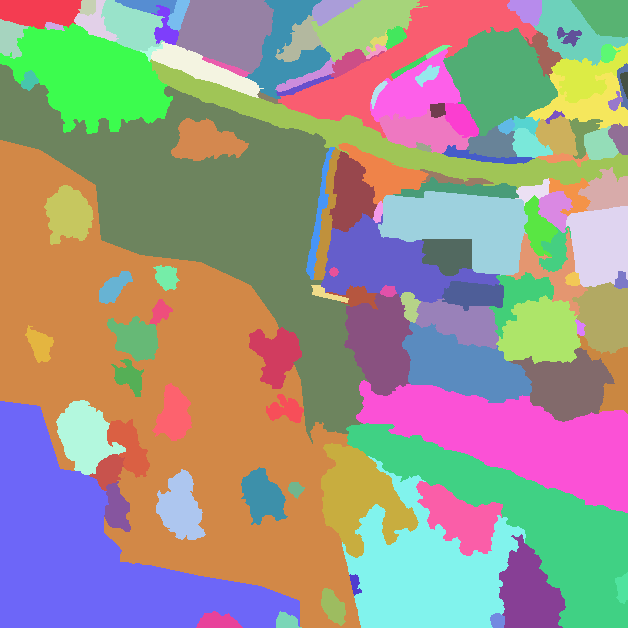
#> input picture daten/landseg/T0/fassung-c/abgabe/r0c0/labels.tif, 628 x 628 px, found by its file name
$ python stand2.py
#> lines starting #> are read from the running program, lines starting #| are printed output that depends on the picture; after the words box and inside, x2 and y2 are one past the last pixel; in counts of white or black regions, pixels touching at a corner belong together
"""Stand der Karte fuer die Nachhol-Gegenprobe v2: je ID Existenz, Kernflaeche, Anteil im Viertel, Klasse, Grauwert."""
import json
import numpy as np
import tifffile
from PIL import Image

B = "C:/Users/Phil/Developement/Victor/daten/landseg/H0/"
lab = tifffile.imread(B + "c-feste-liste/gegenprobe/r0c0/labels.tif")
#> lab is the input picture: shape (628, 628) uint32; 128 distinct labels, from 1 to 128
seg = json.load(open(B + "c-feste-liste/gegenprobe/r0c0/segmente.json", encoding="utf-8"))
#> (reads daten/landseg/T0/fassung-c/abgabe/r0c1/segmente.json from the repository)
img = np.asarray(Image.open(B + "teilkacheln/r0c0.png").convert("L")).astype(float)
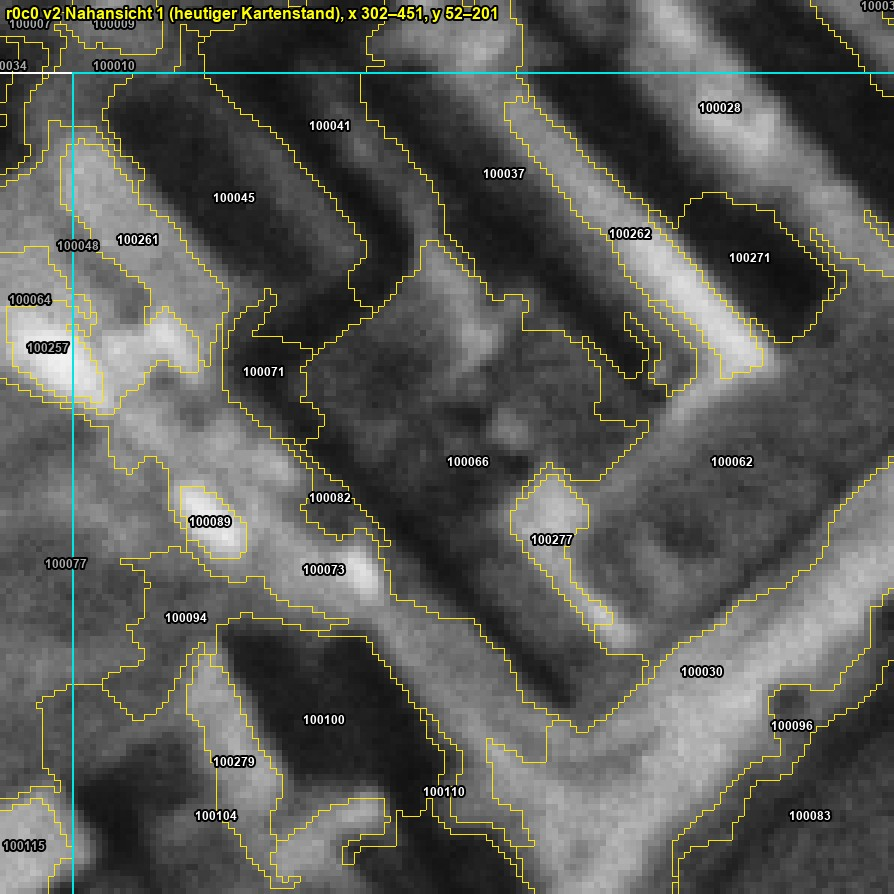
#> input picture daten/landseg/H0/c-feste-liste/urteil-gegenprobe/r0c0/v2/nah_1.jpg, 894 x 894 px, given in place of r0c0.png, which was not available
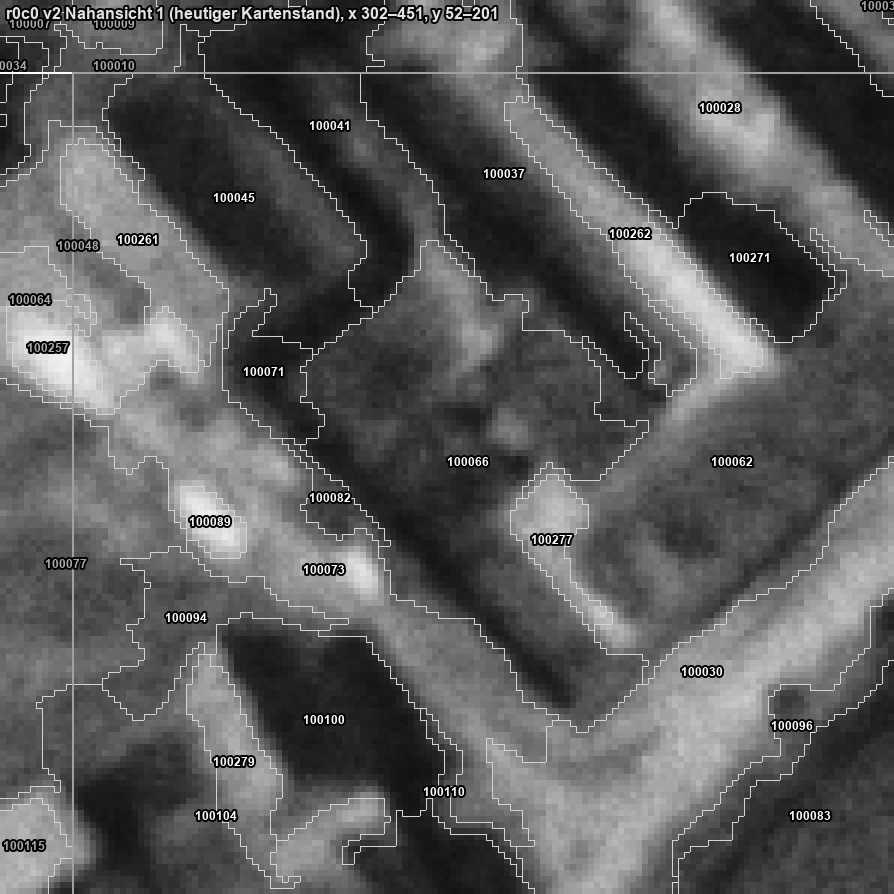
#> img: shape (894, 894) float64; min 0, max 255, mean 90.7
segs = seg["segmente"] if isinstance(seg, dict) and "segmente" in seg else seg
byid = {s["id"]: s for s in segs}
liste = [100045,100041,100037,100028,100050,100012,100053,100054,100060,100049,100020,100046,100056,100042,100073,100089,100071,100082,100066,100062,100084,100086,100069,100087,100030,100079,100063,100032,100081,100070,100094,100100,100110,100109,100096,100095,100125,100083,100111,100107,100092,100112,100104,100137,100117,100126,100145,100141,100139,100130,100127,100128,100148,100156,100164,100151,100155,100150,100161,100166,100149,100158,100142,100167,100144,100169,100153]
neu = [100261,100262,100271,100275,100277,100279,100280,100281,100283,100285]
kern = np.zeros_like(lab, dtype=bool); kern[64:564, 64:564] = True
v = np.zeros_like(lab, dtype=bool); v[64:314, 314:564] = True
# alle IDs, deren groesster Kernanteil in v2 liegt
ids, cnt = np.unique(lab[kern], return_counts=True)
#> ids = 85 values from 10 to 123; cnt = 85 values, max 53752 at index 66, min 68 at index 47, mean 2941.2
for i in liste + neu:
    m = lab == i
    s = byid.get(i)
    if not m.any():
        print(i, "WEG", s and s.get("klasse"))
        continue
    k = (m & kern).sum(); q = (m & v).sum()
    ys, xs = np.nonzero(m)
    print(i, s.get("klasse"), "sicher", s.get("sicher"), "kern", k, "v2", q, f"{q/max(k,1):.2f}",
          "bbox", xs.min(), ys.min(), xs.max(), ys.max(), "grau", round(img[m].mean()), "sd", round(img[m].std()),
          "herk", s.get("herkunft"))
print("--- weitere IDs mit Mehrheit in v2:")
quarters = [(64,64),(314,64),(64,314),(314,314)]
for i, c in zip(ids, cnt):
    if i in liste or i in neu:
        continue
    m = lab == i
    parts = [(m[y:y+250, x:x+250]).sum() for x, y in quarters]
    if int(np.argmax(parts)) == 1:
        print(i, byid[i].get("klasse"), parts, byid[i].get("herkunft"))
#> this loop made 85 passes
#> (i, c, parts) on passes 1 to 12: (10, 158, [158, 0, 0, 0]), (18, 5987, [5987, 0, 0, 0]), (20, 1272, [1272, 0, 0, 0]), (21, 179, [179, 0, 0, 0]), (22, 1268, [1213, 55, 0, 0]), (24, 488, [306, 182, 0, 0]), (25, 234, [0, 234, 0, 0]), (28, 3881, [647, 3234, 0, 0]), (29, 138, [0, 138, 0, 0]), (30, 270, [0, 270, 0, 0]), (32, 5136, [0, 5136, 0, 0]), (33, 121, [0, 121, 0, 0])
#| 25 1.2.2 [0, 234, 0, 0] vorstufe:200025
#| 28 5.2 [647, 3234, 0, 0] vorstufe:200028
#| 29 1.2.3 [0, 138, 0, 0] vorstufe:200029
#| 30 4.2 [0, 270, 0, 0] vorstufe:200030
#| 32 1.1.1 [0, 5136, 0, 0] vorstufe:200032
#| 33 4.1.1 [0, 121, 0, 0] vorstufe:200033
#| 34 3.1 [0, 178, 0, 0] vorstufe:200034
#| 39 4.1.1 [0, 160, 0, 0] vorstufe:200039
#> (further printed lines are left out)
#> pass 1, `m = lab == i`:
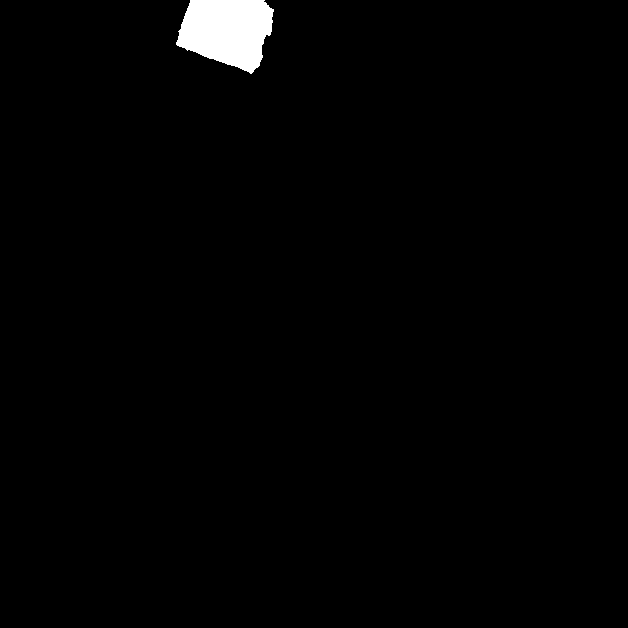
#> m: shape (628, 628) bool; 1.3% white; 1 white region, box (x1, y1, x2, y2) and area: (176, 0, 274, 74) 5251
#> pass 2, `m = lab == i`:
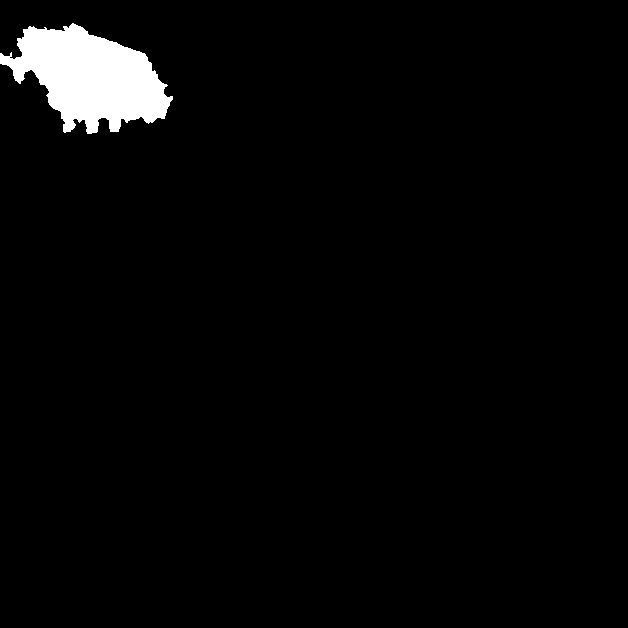
#> m: shape (628, 628) bool; 2.8% white; 1 white region, box (x1, y1, x2, y2) and area: (0, 23, 173, 134) 11103
#> pass 3, `m = lab == i`:
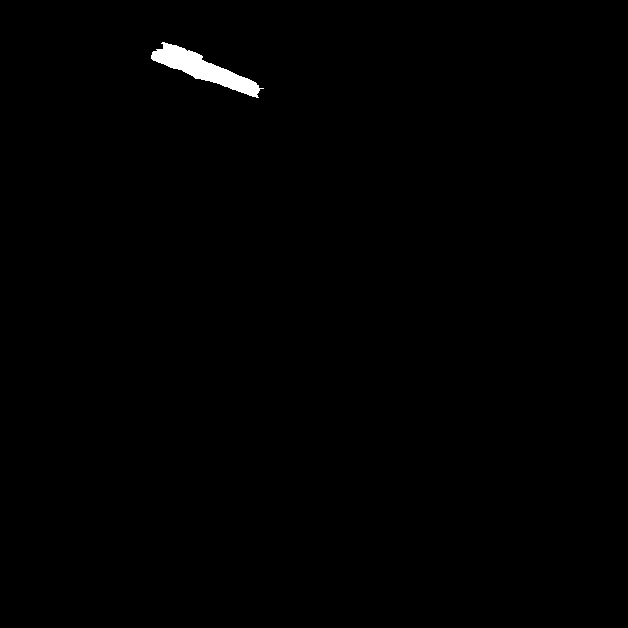
#> m: shape (628, 628) bool; 0.52% white; 1 white region, box (x1, y1, x2, y2) and area: (151, 42, 264, 98) 2060
